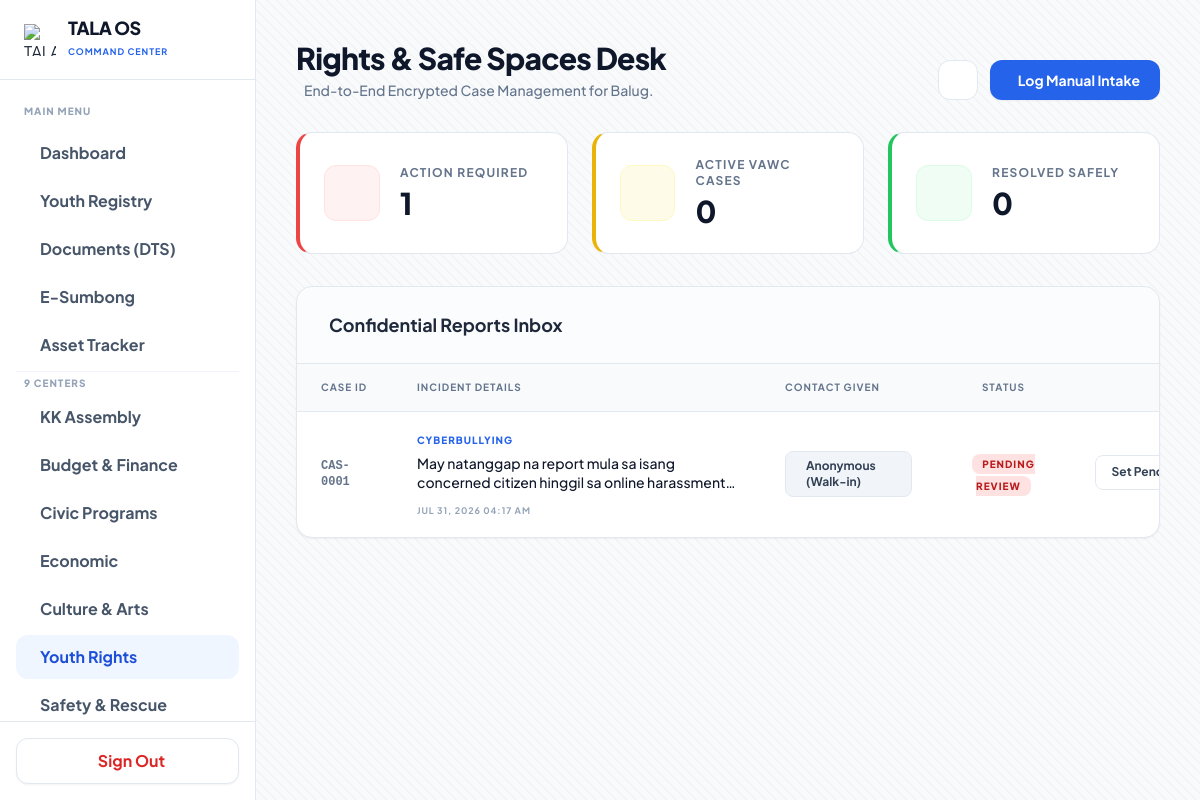
The page /sk2_rights.php (signed in) on the database its author committed.
### tables this page shows
CREATE TABLE `sk2_safe_reports` (
  `id` int(11) NOT NULL,
  `barangay` varchar(100) NOT NULL,
  `incident_type` varchar(100) NOT NULL,
  `description` text NOT NULL,
  `contact_info` varchar(255) DEFAULT 'Anonymous',
  `status` enum('Pending Review','Under Investigation','Referred to VAWC','Resolved','Dismissed') DEFAULT 'Pending Review',
  `created_at` timestamp NULL DEFAULT current_timestamp()
);

### sk2_rights.php (the view, shortened to what this page needs)
<?php
require 'db_connect.php';
$barangay = $_SESSION['admin_barangay'] ?? 'Municipal Level';
try {
    $pdo->exec("CREATE TABLE IF NOT EXISTS `sk2_safe_reports` (
        `id` INT AUTO_INCREMENT PRIMARY KEY,
        `barangay` VARCHAR(100) NOT NULL,
        `incident_type` VARCHAR(100) NOT NULL,
        `description` TEXT NOT NULL,
        `contact_info` VARCHAR(255) DEFAULT 'Anonymous',
        `status` ENUM('Pending Review', 'Under Investigation', 'Referred to VAWC', 'Resolved', 'Dismissed') DEFAULT 'Pending Review',
        `created_at` TIMESTAMP DEFAULT CURRENT_TIMESTAMP
    )");
} catch (PDOException $e) {}
$reports = $pdo->prepare("SELECT * FROM sk2_safe_reports WHERE barangay = ? ORDER BY created_at DESC");
$reports->execute([$barangay]);
$reports = $reports->fetchAll(PDO::FETCH_ASSOC);
$pending = 0; $vawc = 0; $resolved = 0;
foreach($reports as $r) {
    if($r['status'] == 'Pending Review') $pending++;
}
?>
<!DOCTYPE html>
<html lang="en" class="light">
<head>
    <script src="https://cdn.tailwindcss.com"></script>
</head>
<body class="bg-slate-50 text-slate-800 dark:bg-zinc-950 dark:text-zinc-100 flex h-screen overflow-hidden selection:bg-blue-500 selection:text-white transition-colors duration-300">
<?php include 'sk2_sidebar.php'; ?>
<main class="ml-64 flex-1 h-screen overflow-y-auto custom-scrollbar relative bg-slate-50 dark:bg-zinc-950 transition-colors duration-300">
        <div class="relative z-10 p-8 lg:p-10 max-w-[1600px] mx-auto">
            <div class="flex flex-col md:flex-row justify-between items-start md:items-end mb-8 gap-4">
                <div>
                    <h2 class="text-3xl font-black text-slate-900 dark:text-white tracking-tight flex items-center gap-3 mb-1">
                        Rights & Safe Spaces Desk
                    </h2>
                    <p class="text-sm text-slate-500 dark:text-zinc-400 font-medium flex items-center gap-2">
                        <i class="ph-fill ph-lock-key text-blue-500"></i> End-to-End Encrypted Case Management for <?= htmlspecialchars($barangay) ?>.
                    </p>
                </div>
                <div class="flex items-center gap-3">
                    <button id="themeToggle" class="w-10 h-10 flex items-center justify-center rounded-xl bg-white border border-slate-200 text-slate-500 hover:bg-slate-50 dark:bg-zinc-900 dark:border-zinc-800 dark:text-zinc-400 dark:hover:bg-zinc-800 transition-colors">
                    </button>
                    <button onclick="document.getElementById('modal-report').classList.remove('hidden')" class="bg-blue-600 hover:bg-blue-700 text-white px-5 py-2.5 rounded-xl font-bold text-sm flex items-center gap-2 transition-colors shadow-sm">
                        <i class="ph-bold ph-plus"></i> Log Manual Intake
                    </button>
                </div>
            </div>
            <div class="grid grid-cols-1 md:grid-cols-3 gap-6 mb-8">
                <div class="bg-white dark:bg-zinc-900 border border-slate-200 dark:border-zinc-800 p-6 rounded-2xl transition-colors flex items-center gap-5 border-l-4 border-l-red-500">
                    <div class="w-14 h-14 bg-red-50 text-red-600 dark:bg-red-500/10 dark:text-red-400 border border-red-100 dark:border-red-500/20 rounded-xl flex items-center justify-center text-3xl"><i class="ph-fill ph-warning-octagon"></i></div>
                    <div><p class="text-xs font-bold uppercase tracking-widest text-slate-500 dark:text-zinc-500 mb-1">Action Required</p><h3 class="text-3xl font-black text-slate-900 dark:text-white"><?= $pending ?></h3></div>
                </div>
                <div class="bg-white dark:bg-zinc-900 border border-slate-200 dark:border-zinc-800 p-6 rounded-2xl transition-colors flex items-center gap-5 border-l-4 border-l-yellow-500">
                    <div class="w-14 h-14 bg-yellow-50 text-yellow-600 dark:bg-yellow-500/10 dark:text-yellow-400 border border-yellow-100 dark:border-yellow-500/20 rounded-xl flex items-center justify-center text-3xl"><i class="ph-fill ph-police-car"></i></div>
                    <div><p class="text-xs font-bold uppercase tracking-widest text-slate-500 dark:text-zinc-500 mb-1">Active VAWC Cases</p><h3 class="text-3xl font-black text-slate-900 dark:text-white"><?= $vawc ?></h3></div>
                </div>
                <div class="bg-white dark:bg-zinc-900 border border-slate-200 dark:border-zinc-800 p-6 rounded-2xl transition-colors flex items-center gap-5 border-l-4 border-l-green-500">
                    <div class="w-14 h-14 bg-green-50 text-green-600 dark:bg-green-500/10 dark:text-green-400 border border-green-100 dark:border-green-500/20 rounded-xl flex items-center justify-center text-3xl"><i class="ph-fill ph-shield-check"></i></div>
                    <div><p class="text-xs font-bold uppercase tracking-widest text-slate-500 dark:text-zinc-500 mb-1">Resolved Safely</p><h3 class="text-3xl font-black text-slate-900 dark:text-white"><?= $resolved ?></h3></div>
                </div>
            </div>
            <div class="bg-white dark:bg-zinc-900 rounded-2xl overflow-hidden border border-slate-200 dark:border-zinc-800 shadow-sm dark:shadow-none">
                <div class="p-6 border-b border-slate-200 dark:border-zinc-800 flex justify-between items-center bg-slate-50/50 dark:bg-zinc-900/50">
                    <h3 class="text-lg font-bold text-slate-800 dark:text-white flex items-center gap-2">
                        <i class="ph-bold ph-envelope-open text-blue-500"></i> Confidential Reports Inbox
                    </h3>
                </div>
                <div class="overflow-x-auto">
                    <table class="w-full text-left border-collapse min-w-[1000px]">
                        <thead>
                            <tr class="bg-slate-50 dark:bg-zinc-900/50 text-[10px] font-bold text-slate-500 dark:text-zinc-500 uppercase tracking-widest border-b border-slate-200 dark:border-zinc-800">
                                <th class="py-4 px-6 w-24">Case ID</th>
                                <th class="py-4 px-6">Incident Details</th>
                                <th class="py-4 px-6">Contact Given</th>
                                <th class="py-4 px-6 text-center">Status</th>
                                <th class="py-4 px-6 text-right">Actions</th>
                            </tr>
                        </thead>
                        <tbody class="text-sm font-medium divide-y divide-slate-100 dark:divide-zinc-800/50">
                            <?php if(empty($reports)): ?>
                                <tr>
                                    <td colspan="5" class="py-16 text-center">
                                        <i class="ph-fill ph-check-circle text-5xl text-slate-300 dark:text-zinc-700 mb-3 inline-block"></i>
                                        <p class="text-slate-500 dark:text-zinc-400 font-bold">Inbox clear. No active reports.</p>
                                    </td>
                                </tr>
                            <?php else: foreach($reports as $r):
                                $statColor = 'text-slate-600 bg-slate-100 dark:bg-zinc-800 dark:text-zinc-300';
                                if($r['status'] == 'Pending Review') $statColor = 'text-red-700 bg-red-100 dark:bg-red-500/20 dark:text-red-400 animate-pulse';
                            ?>
                            <tr class="hover:bg-slate-50 dark:hover:bg-zinc-800/50 transition-colors">
                                <td class="py-4 px-6 text-slate-500 dark:text-zinc-500 font-mono text-xs font-bold">
                                    CAS-<?= str_pad($r['id'], 4, '0', STR_PAD_LEFT) ?>
                                </td>
                                <td class="py-4 px-6">
                                    <span class="text-[10px] font-extrabold uppercase tracking-widest text-blue-600 dark:text-blue-400"><?= htmlspecialchars($r['incident_type']) ?></span>
                                    <p class="text-slate-900 dark:text-white mt-1 line-clamp-2 leading-snug w-80"><?= htmlspecialchars($r['description']) ?></p>
                                    <p class="text-[9px] text-slate-400 dark:text-zinc-500 font-bold uppercase tracking-widest mt-2"><i class="ph-fill ph-clock"></i> <?= date('M d, Y h:i A', strtotime($r['created_at'])) ?></p>
                                </td>
                                <td class="py-4 px-6">
                                    <div class="inline-flex items-center gap-2 px-3 py-1.5 rounded-lg bg-slate-100 dark:bg-zinc-800 border border-slate-200 dark:border-zinc-700">
                                        <span class="text-xs font-bold text-slate-700 dark:text-zinc-300"><?= htmlspecialchars($r['contact_info']) ?></span>
                                    </div>
                                </td>
                                <td class="py-4 px-6 text-center">
                                    <span class="px-2.5 py-1 text-[10px] font-extrabold uppercase tracking-widest rounded-lg <?= $statColor ?>"><?= $r['status'] ?></span>
                                </td>
                                <td class="py-4 px-6 text-right whitespace-nowrap">
                                    <select onchange="window.location.href='?action=update_status&id=<?= $r['id'] ?>&status='+this.value" class="bg-white dark:bg-zinc-950 border border-slate-200 dark:border-zinc-700 rounded-lg text-xs font-bold px-3 py-2 mr-2 outline-none cursor-pointer text-slate-700 dark:text-zinc-300 hover:border-blue-500 transition-colors focus:ring-2 focus:ring-blue-500">
                                        <option value="Pending Review" <?= $r['status']=='Pending Review'?'selected':'' ?>>Set Pending</option>
                                    </select>
                                </td>
                            </tr>
                            <?php endforeach; endif; ?>
                        </tbody>
                    </table>
                </div>
            </div>
        </div>
    </main>
</body>
</html>

### sk2_rights.php (style rules this page uses)
body { transition: background-color 0.3s ease, color 0.3s ease; }

### rows shown on the page
sk2_safe_reports: id "0001", incident_type "CYBERBULLYING", description "May natanggap na report mula sa isang concerned citizen hinggil sa online…", created_at "JUL 31, 2026 04:17 AM", contact_info "Anonymous (Walk-in)", status "PENDING REVIEW", status+id "Set Pending"

### other values the page prints
$barangay "Balug"
$pending "1"
$vawc "0"
$resolved "0"
